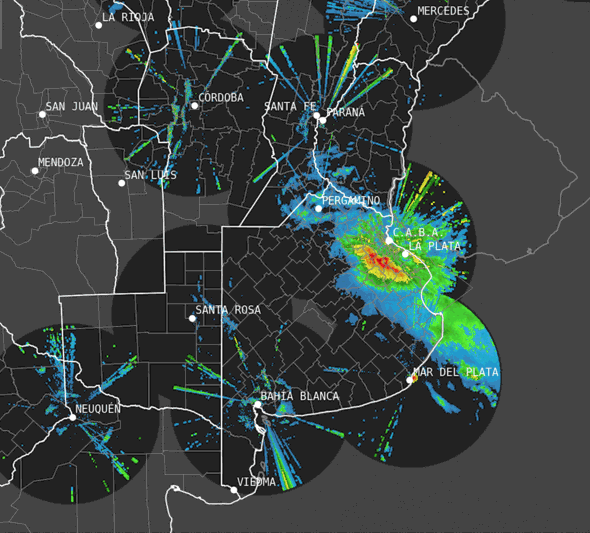
#> input picture radar.png, 590 x 533 px
$ python -i TP_INTEGRADOR.py   (imports and definitions only)
#> lines starting #> are read from the running program, lines starting #| are printed output that depends on the picture; after the words box and inside, x2 and y2 are one past the last pixel; in counts of white or black regions, pixels touching at a corner belong together
#> further down, picture is the input picture: shape (533, 590, 3); mean B, G, R 66.3, 68.1, 58.8
import os  # Borrar pantalla y chequear rutas
import cv2  # Analisis de imagen
import matplotlib.pyplot as plt  # Mostrar graficos
import numpy as np  # Analisis de imagen
import pandas as pd  # Leer csv
import requests  # URL
from geopy.distance import geodesic  # Medir distancias
from geopy.exc import GeocoderServiceError  # Excepciones
from geopy.geocoders import Nominatim  # Geolocalización
from matplotlib.ticker import MultipleLocator  # Arreglar ejes de grafico

# [1 line that did not run here, left out]
BASE_DIR = os.path.dirname(os.path.abspath(__file__))
RUTA_IMAGEN = os.path.join(BASE_DIR, 'radar.png')
RUTA_CSV = os.path.join(BASE_DIR, 'tabla_de_datos.csv')

URLS_P_EXTENDIDO = {
                    'dia_uno': "https://ws.smn.gob.ar/map_items/forecast/1",
                    'dia_dos': "https://ws.smn.gob.ar/map_items/forecast/2",
                    'dia_tres': "https://ws.smn.gob.ar/map_items/forecast/3"
                  }
URL_ALERTAS = "https://ws.smn.gob.ar/alerts/type/AL"
URL_ESTADO_ACTUAL = "https://ws.smn.gob.ar/map_items/weather"

PROVINCIAS = {
        "BA": "Buenos Aires", "CA": "Catamarca", "CH":"Chubut",
        "CB":"Córdoba", "CR":"Corrientes", "ER":"Entre Ríos",
        "FO":"Formosa", "JY":"Jujuy", "LP":"La Pampa", "LR":"La Rioja",
        "MZ": "Mendoza", "MI":"Misiones", "NQ":"Neuquén", "RN":"Río Negro",
        "SA":"Salta", "SJ":"San Juan", "SL":"San Luis", "SC":"Santa Cruz",
        "SF":"Santa Fe", "SE":"Santiago del Estero",
        "TF":"Tierra del Fuego, Antártida e Islas del Atlántico Sur",
        "TU":"Tucumán"
        }

PROVINCIAS_CENTRO= [
    "Viedma", "Neuquen", "Bahía Blanca",
    "Mar del Plata", "Santa Rosa", "La Plata",
    "C.A.B.A", "Pergamino", "San Luis", "Mendoza",
    "Paraná", "Santa Fe", "San Juan", "Cordoba",
    "La Rioja", "Mercedes"
]

COLORES = {
    "Azul": [np.array([110,130,200]), np.array([125,255,255]), "lloviznas"],
    "Celeste":[np.array([75,130,130]), np.array([110,200,255]), "lluvias débiles"],
    "Verde": [np.array([45,130,130]), np.array([65,200,255]) ,"lluvias suaves"],
    "Amarillo" : [np.array([20,130,130]), np.array([35,200,255]), "lluvias moderadas"],
    "Rojo bajo":[np.array([0,70,70]),np.array([10,255,255]), "lluvias intensas"],
    "Rojo alto": [np.array([166,255,130]), np.array([179,255,255]), "tormentas"],
    "Magenta": [np.array([140,255,130]), np.array([165,255,255]), "chubascoso o granizos"]
}

CONSTANTE_REGLA_3_SIMPLES = 30.747223602 #Equivale a 100km reales (En el archivo de texto adjunto explico de donde sale)
BLANCO_BGR_MIN = np.array([245,245,245])
BLANCO_BGR_MAX = np.array([255,255,255])
KERNEL_CAP = np.ones((3,3), np.uint8)
KERNEL = np.ones((1,1), np.uint8)

# [48 lines left out: functions borrar_pantalla, validar_entrada, hallar_coordenadas, not called in this run]

def hallar_contornos_blancos(imagen_original):
    '''
        Crea mascaras de color blanco(Usando la composición de colores BGR) usando cv2.inRange(..), hallando los pequeños circulos que
        representan las ciudades en la imagen ingresada, usando cv2.findContours(..).
        con cv2.morphologyEx(..) elimino el ruido que aparezca en la mascara, es decir
        los pequeños puntos que interfieran con la  mascarad deseada.

        #Nota:el guión de contorno,_ representa la jerarquía del contorno,
        es decir, los contornos que están dentro de otro contorno, como no los necesito,
        la librería me pide escribirlo de esa forma

        #Parametros
        imagen_original(nunpy array): La imagen procesada con cv2 son arrays de numpy
        #Retorno
        contorno(numpy array): La mascara que se devuelve está hecha con arrays de numpy

    '''
    mascara_blanca = cv2.inRange(imagen_original, BLANCO_BGR_MIN, BLANCO_BGR_MAX)
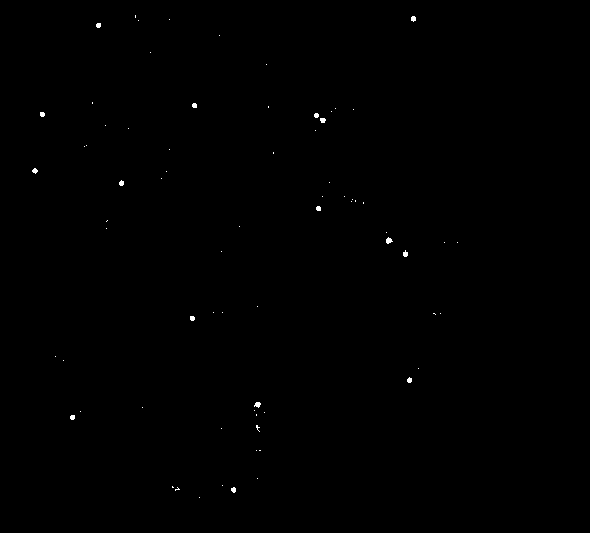
#> mascara_blanca: shape (533, 590); 0.15% white; 72 white regions (56 under 20 px), largest, box (x1, y1, x2, y2) and area: (386, 237, 393, 244) 31, (254, 402, 261, 408) 28, (320, 118, 326, 123) 25
    mascara_blanca = cv2.morphologyEx(mascara_blanca, cv2.MORPH_CLOSE, KERNEL_CAP)
#> mascara_blanca: shape (533, 590); 0.15% white; 71 white regions (55 under 20 px), largest, box (x1, y1, x2, y2) and area: (386, 237, 393, 244) 31, (254, 402, 261, 408) 29, (320, 118, 326, 123) 25
    mascara_blanca = cv2.morphologyEx(mascara_blanca, cv2.MORPH_OPEN, KERNEL_CAP)
#> mascara_blanca: shape (533, 590); 0.11% white; 16 white regions (2 under 20 px), largest, box (x1, y1, x2, y2) and area: (386, 238, 392, 243) 27, (255, 402, 260, 407) 24, (411, 16, 416, 21) 23
    contorno,_ = cv2.findContours(mascara_blanca, cv2.RETR_LIST, cv2.CHAIN_APPROX_SIMPLE)
#> contorno = 16 contours, all with area under 20
    return contorno

# [751 lines left out: functions analizar_tormenta, iterar_colores, verificar_conexion, arreglo_label, dibujar_grafico, temperatura_lluvia_maxima and 23 more, not called in this run]
# [1 line not run here, left out]

>>> import cv2
>>> picture = cv2.imread('radar.png')
>>> result = hallar_contornos_blancos(picture)
#> result = 16 contours, all with area under 20
